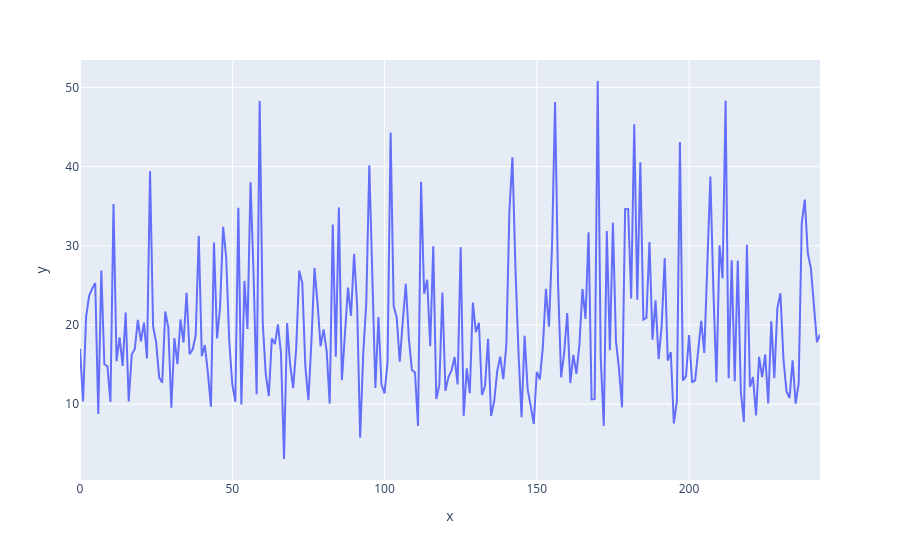

The notebook cell saved with this chart:
### Code cell
fig = px.line(y=tips['total_bill'])
fig.show()

### Figure 1 — Plotly figure (JSON) as saved in the notebook; plotly's stock layout.template omitted (floating-point values rounded to 4 significant figures; data arrays with more than 128 entries replaced by an {"elided": "..."} marker saying what was removed)
{"data": [{"hovertemplate": "x=%{x}<br>y=%{y}<extra></extra>", "legendgroup": "", "line": {"color": "#636efa", "dash": "solid"}, "marker": {"symbol": "circle"}, "mode": "lines", "name": "", "orientation": "v", "showlegend": false, "type": "scatter", "x": {"elided": "244 int values"}, "xaxis": "x", "y": {"elided": "244 float values"}, "yaxis": "y"}], "layout": {"legend": {"tracegroupgap": 0}, "margin": {"t": 60}, "xaxis": {"anchor": "y", "domain": [0, 1], "title": {"text": "x"}}, "yaxis": {"anchor": "x", "domain": [0, 1], "title": {"text": "y"}}}}
